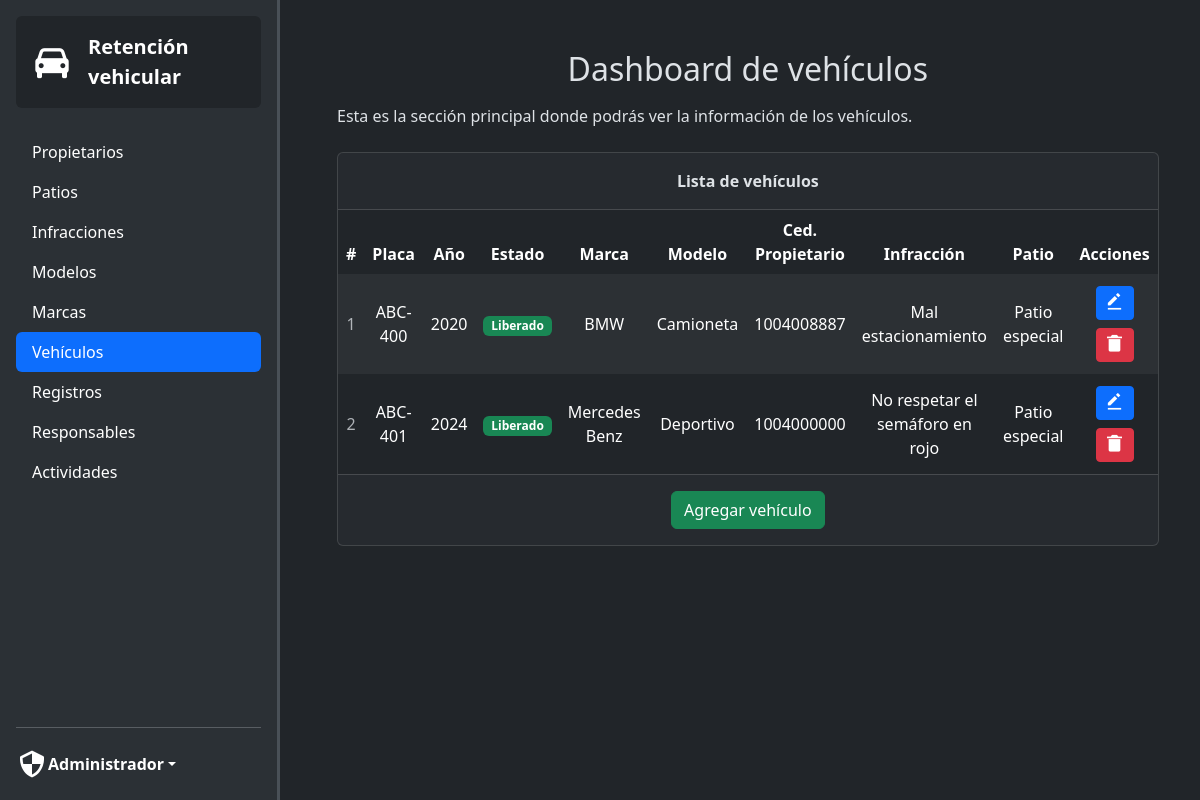
/admin?action=vehiculosDashboard (signed in), run on the app's committed database.
### tables this page shows
CREATE TABLE `vehiculos` (
  `placa` varchar(10) NOT NULL,
  `anio` int(11) NOT NULL,
  `estado` text NOT NULL,
  `codigo_marca` varchar(20) DEFAULT NULL,
  `codigo_modelo` varchar(20) DEFAULT NULL,
  `cedula_propietario` varchar(20) DEFAULT NULL,
  `codigo_infraccion` varchar(20) DEFAULT NULL,
  `codigo_patio` varchar(20) DEFAULT NULL,
  PRIMARY KEY (`placa`),
  KEY `codigo_marca` (`codigo_marca`),
  KEY `codigo_modelo` (`codigo_modelo`),
  KEY `cedula_propietario` (`cedula_propietario`),
  KEY `codigo_infraccion` (`codigo_infraccion`),
  KEY `codigo_patio` (`codigo_patio`),
  CONSTRAINT `vehiculos_ibfk_1` FOREIGN KEY (`codigo_marca`) REFERENCES `marcas` (`codigo_marca`) ON DELETE SET NULL ON UPDATE CASCADE,
  CONSTRAINT `vehiculos_ibfk_2` FOREIGN KEY (`codigo_modelo`) REFERENCES `modelos` (`codigo_modelo`) ON DELETE SET NULL ON UPDATE CASCADE,
  CONSTRAINT `vehiculos_ibfk_3` FOREIGN KEY (`cedula_propietario`) REFERENCES `propietarios` (`cedula_propietario`) ON DELETE SET NULL ON UPDATE CASCADE,
  CONSTRAINT `vehiculos_ibfk_4` FOREIGN KEY (`codigo_infraccion`) REFERENCES `infracciones` (`codigo_infraccion`) ON DELETE SET NULL ON UPDATE CASCADE,
  CONSTRAINT `vehiculos_ibfk_5` FOREIGN KEY (`codigo_patio`) REFERENCES `patios` (`codigo_patio`) ON DELETE SET NULL ON UPDATE CASCADE
);

CREATE TABLE `marcas` (
  `codigo_marca` varchar(20) NOT NULL,
  `detalle` text NOT NULL,
  PRIMARY KEY (`codigo_marca`)
);

CREATE TABLE `modelos` (
  `codigo_modelo` varchar(20) NOT NULL,
  `detalle` text NOT NULL,
  PRIMARY KEY (`codigo_modelo`)
);

CREATE TABLE `infracciones` (
  `codigo_infraccion` varchar(20) NOT NULL,
  `detalle` text NOT NULL,
  PRIMARY KEY (`codigo_infraccion`)
);

CREATE TABLE `patios` (
  `codigo_patio` varchar(20) NOT NULL,
  `detalle` text NOT NULL,
  `direccion` text NOT NULL,
  PRIMARY KEY (`codigo_patio`)
);

### app/config/configs.php (called while the page is built)
<?php
$configs = [
    'database' => [
        'host' => 'localhost',
        'port' => '3306',
        'name' => 'sis_retencion_vehicular',
        'user' => 'root',
        'password' => '',
    ],
    'app' => [
        'base_url' => 'http://localhost/retencion-vehicular',
        'timezone' => 'America/Guayaquil',
    ],
];
return $configs;

### app/core/Database.php (called while the page is built)
<?php
class Database
{
    private static $instance = null;
    private $pdo;
    private function __construct()
    {
        $configs = require __DIR__ . '/../config/configs.php';
        $db = $configs['database'];
        try {
            $this->pdo = new PDO(
                "mysql:host={$db['host']};dbname={$db['name']};port={$db['port']}",
                $db['user'],
                $db['password']
            );
            $this->pdo->setAttribute(PDO::ATTR_ERRMODE, PDO::ERRMODE_EXCEPTION);
            $this->pdo->setAttribute(PDO::ATTR_DEFAULT_FETCH_MODE, PDO::FETCH_ASSOC);
        } catch (PDOException $e) {
            die("Error en la conexión a la base de datos: " . $e->getMessage());
        }
    }
    public static function getInstance()
    {
        if (self::$instance === null) {
            self::$instance = new self();
        }
        return self::$instance;
    }
    public function getConnection()
    {
        return $this->pdo;
    }
}

### app/controllers/VehiculoController.php (called while the page is built, shortened)
<?php
require_once 'app/models/VehiculoModel.php';
class VehiculoController {
    private VehiculoModel $model;
    public function __construct() {
        $this->model = new VehiculoModel();
    }
    public function listar()
    {
        try {
            return $this->model->readVehiculos();
        } catch (\Exception $e) {
            error_log("Error en listar vehículos: " . $e->getMessage());
            echo "Ocurrió un error al obtener los vehículos.";
        }
    }
}

### app/models/VehiculoModel.php (called while the page is built, shortened)
<?php
require_once __DIR__ . '/../core/Database.php';
class VehiculoModel {
    private $db;
    public function __construct()
    {
        $this->db = Database::getInstance()->getConnection();
    }
    public function readVehiculos(): array|false
    {
        try {
            $stmt = $this->db->query("
            SELECT
                v.placa,
                v.anio,
                v.estado,
                v.codigo_marca,
                m.detalle AS marca,
                v.codigo_modelo,
                mo.detalle AS modelo,
                v.cedula_propietario,
                CONCAT(p.nombres, ' ', p.apellidos) AS propietario,
                v.codigo_infraccion,
                i.detalle AS infraccion,
                v.codigo_patio,
                pa.detalle AS patio
            FROM vehiculos v
            LEFT JOIN marcas m ON v.codigo_marca = m.codigo_marca
            LEFT JOIN modelos mo ON v.codigo_modelo = mo.codigo_modelo
            LEFT JOIN propietarios p ON v.cedula_propietario = p.cedula_propietario
            LEFT JOIN infracciones i ON v.codigo_infraccion = i.codigo_infraccion
            LEFT JOIN patios pa ON v.codigo_patio = pa.codigo_patio
        ");
            return $stmt->fetchAll();
        } catch (PDOException $e) {
            error_log("Error en readVehiculos: " . $e->getMessage());
            return false;
        }
    }
}

### app/views/admin/vehiculosDashboard.php (the view, shortened to what this page needs)
<?php
require_once __DIR__ . '/../../controllers/VehiculoController.php';
$vehiculoController = new VehiculoController();
$listaVehiculos = $vehiculoController->listar();
?>
<!doctype html>
<html lang="en" data-bs-theme="dark">
<head>
    <link href="https://cdn.jsdelivr.net/npm/bootstrap@5.3.3/dist/css/bootstrap.min.css" rel="stylesheet">
    <link href='https://unpkg.com/boxicons@2.1.4/css/boxicons.min.css' rel='stylesheet'>
    <link rel="stylesheet" href="http://localhost/retencion-vehicular/public/css/styles.css">
</head>
<body class="d-flex">
<div class="d-flex flex-column border-end border-3 flex-shrink-0 bg-body-tertiary p-3 sticky" style="width: 280px; height: 100vh; position: fixed; z-index: 100">
    <a href="http://localhost/retencion-vehicular/admin?action=propietariosDashboard" class="bg-body rounded p-3 d-flex align-items-center mb-4 link-body-emphasis text-decoration-none">
        <i class='bx bxs-car me-3' style="font-size: 40px"></i>
        <span class="fs-5 fw-bold text-align-center">Retención vehicular</span>
    </a>
    <ul class="nav nav-pills flex-column mb-auto">
        <li class="nav-item">
            <a href="http://localhost/retencion-vehicular/admin?action=propietariosDashboard" class="nav-link link-body-emphasis">
                Propietarios
            </a>
        </li>
        <li class="nav-item">
            <a href="http://localhost/retencion-vehicular/admin?action=patiosDashboard" class="nav-link link-body-emphasis">
                Patios
            </a>
        </li>
        <li class="nav-item">
            <a href="http://localhost/retencion-vehicular/admin?action=infraccionesDashboard" class="nav-link link-body-emphasis">
                Infracciones
            </a>
        </li>
        <li class="nav-item">
            <a href="http://localhost/retencion-vehicular/admin?action=modelosDashboard" class="nav-link link-body-emphasis">
                Modelos
            </a>
        </li>
        <li class="nav-item">
            <a href="http://localhost/retencion-vehicular/admin?action=marcasDashboard" class="nav-link link-body-emphasis">
                Marcas
            </a>
        </li>
        <li class="nav-item">
            <a href="http://localhost/retencion-vehicular/admin?action=vehiculosDashboard" class="nav-link active">
                Vehículos
            </a>
        </li>
        <li class="nav-item">
            <a href="http://localhost/retencion-vehicular/admin?action=registrosDashboard" class="nav-link link-body-emphasis">
                Registros
            </a>
        </li>
        <li class="nav-item">
            <a href="http://localhost/retencion-vehicular/admin?action=responsablesDashboard" class="nav-link link-body-emphasis">
                Responsables
            </a>
        </li>
        <li class="nav-item">
            <a href="http://localhost/retencion-vehicular/admin?action=actividadesDashboard" class="nav-link link-body-emphasis">
                Actividades
            </a>
        </li>
    </ul>
    <hr>
    <div class="dropdown">
        <a href="#" class="d-flex align-items-center link-body-emphasis text-decoration-none dropdown-toggle" data-bs-toggle="dropdown" aria-expanded="false">
            <i class='bx bx-shield-quarter my-1' style="font-size: 32px"></i>
            <strong>Administrador</strong>
        </a>
    </div>
</div>
<div class="container" style="margin: 50px 50px 50px 325px">
    <h2 class="text-center">Dashboard de vehículos</h2>
    <p class="my-3">Esta es la sección principal donde podrás ver la información de los vehículos.</p>
    <div class="row my-2 pb-5">
        <div class="col-md-12 my-2">
            <div class="main-card mb-3 card">
                <div class="card-header fw-semibold p-3 text-center">Lista de vehículos</div>
                <div class="table-responsive">
                    <table class="align-middle mb-0 table table-borderless table-hover table-striped">
                        <thead>
                        <tr>
                            <th class="text-center">#</th>
                            <th class="text-center">Placa</th>
                            <th class="text-center">Año</th>
                            <th class="text-center">Estado</th>
                            <th class="text-center">Marca</th>
                            <th class="text-center">Modelo</th>
                            <th class="text-center">Ced. Propietario</th>
                            <th class="text-center">Infracción</th>
                            <th class="text-center">Patio</th>
                            <th class="text-center">Acciones</th>
                        </tr>
                        </thead>
                        <tbody class="table-group-divider">
                        <?php if (empty($listaVehiculos)) { ?>
                            <tr>
                                <td class="text-center" colspan="10">No hay vehículos</td>
                            </tr>
                        <?php } else { ?>
                            <?php foreach ($listaVehiculos as $index => $vehiculo) { ?>
                                <tr>
                                    <td class="text-center text-muted"><?php echo $index + 1?></td>
                                    <td class="text-center"><?php echo $vehiculo['placa'] ?></td>
                                    <td class="text-center"><?php echo $vehiculo['anio'] ?></td>
                                    <td class="text-center">
                                        <?php
                                        if ($vehiculo['estado'] === 'Liberado') { ?>
                                            <span class="badge bg-success">Liberado</span>
                                        <?php } elseif ($vehiculo['estado'] === 'Retenido') { ?>
                                            <span class="badge bg-warning text-dark">Retenido</span>
                                        <?php } elseif ($vehiculo['estado'] === 'Chatarización') { ?>
                                            <span class="badge bg-danger">Chatarización</span>
                                        <?php } else { ?>
                                            <span class="badge bg-secondary">Desconocido</span>
                                        <?php } ?>
                                    </td>
                                    <td class="text-center"><?php echo $vehiculo['marca'] ?></td>
                                    <td class="text-center"><?php echo $vehiculo['modelo'] ?></td>
                                    <td class="text-center"><?php echo $vehiculo['cedula_propietario'] ?></td>
                                    <td class="text-center"><?php echo $vehiculo['infraccion'] ?></td>
                                    <td class="text-center"><?php echo $vehiculo['patio'] ?></td>
                                    <td class="text-center">
                                        <button type="button" class="btn btn-primary btn-sm my-1 mx-1 btn-editar"
                                                data-bs-toggle="modal" data-bs-target="#editaModal"
                                                data-placa="<?php echo $vehiculo['placa']; ?>"
                                                data-anio="<?php echo $vehiculo['anio']; ?>"
                                                data-estado="<?php echo $vehiculo['estado']; ?>"
                                                data-codigo-marca="<?php echo $vehiculo['codigo_marca']; ?>"
                                                data-codigo-modelo="<?php echo $vehiculo['codigo_modelo']; ?>"
                                                data-codigo-infraccion="<?php echo $vehiculo['codigo_infraccion']; ?>"
                                                data-codigo-patio="<?php echo $vehiculo['codigo_patio']; ?>"
                                                data-cedula-propietario="<?php echo $vehiculo['cedula_propietario']; ?>">
                                            <i class='bx bxs-edit-alt' style="font-size: 20px"></i>
                                        </button>
                                        <button type="button" class="btn btn-danger btn-sm my-1 mx-1 btn-eliminar"
                                                data-bs-toggle="modal" data-bs-target="#deleteModal"
                                                data-placa="<?php echo $vehiculo['placa']; ?>">
                                            <i class='bx bxs-trash-alt' style="font-size: 20px"></i>
                                        </button>
                                    </td>
                                </tr>
                            <?php } ?>
                        <?php } ?>
                        </tbody>
                    </table>
                </div>
                <div class="d-block text-center card-footer">
                    <a type="button" class="btn btn-success my-2" data-bs-toggle="modal" data-bs-target="#agregarModal">Agregar vehículo</a>
                </div>
            </div>
        </div>
    </div>
</div>
</body>
</html>

### index.php (shortened to what this page needs)
<?php
$configs = require_once 'app/config/configs.php';
date_default_timezone_set($configs['app']['timezone']);
$baseUrl = $configs['app']['base_url'];
$requestUri = parse_url($_SERVER['REQUEST_URI'], PHP_URL_PATH);
$route = str_replace(parse_url($baseUrl, PHP_URL_PATH), '', $requestUri);
$route = trim($route, '/');
switch ($route) {
    case 'admin':
        require_once 'app/core/Admin.php';
        break;
}

### app/core/Admin.php (shortened to what this page needs)
<?php
require_once 'app/controllers/VehiculoController.php';
class Admin
{
    public function __construct()
    {
        $this->action = $_GET['action'] ?? 'index';
        if (method_exists($this, $this->action)) {
            $this->{$this->action}();
        } else {
            http_response_code(404);
            echo "<h1>Error 404 - Acción no encontrada</h1>";
        }
    }
    public function vehiculosDashboard()
    {
        require_once 'app/views/admin/vehiculosDashboard.php';
    }
}
new Admin();

### public/css/styles.css (style rules this page uses)
body { height: 100vh; margin: 0; }

### data on the page
vehiculos: placa "ABC-400", anio "2020", estado "Liberado", codigo_marca.detalle "BMW", codigo_modelo.detalle "Camioneta", cedula_propietario "1004008887", codigo_infraccion.detalle "Mal estacionamiento", codigo_patio.detalle "Patio especial"
vehiculos: placa "ABC-401", anio "2024", estado "Liberado", codigo_marca.detalle "Mercedes Benz", codigo_modelo.detalle "Deportivo", cedula_propietario "1004000000", codigo_infraccion.detalle "No respetar el semáforo en rojo", codigo_patio.detalle "Patio especial"
